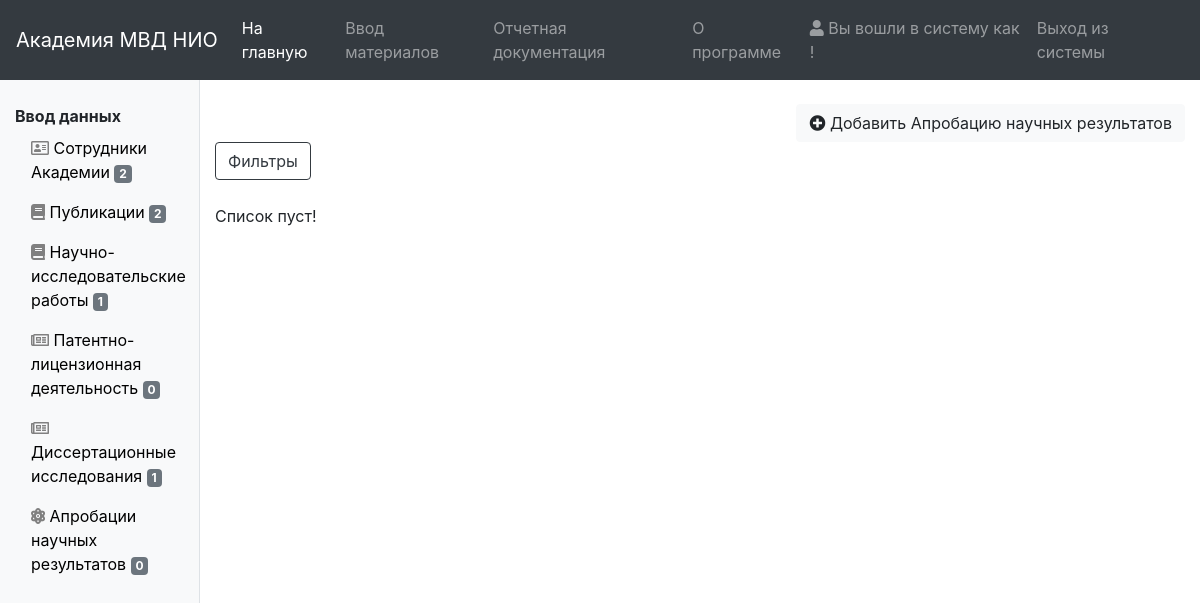
/anr/ (signed in), run on an earlier commit of the app's database.
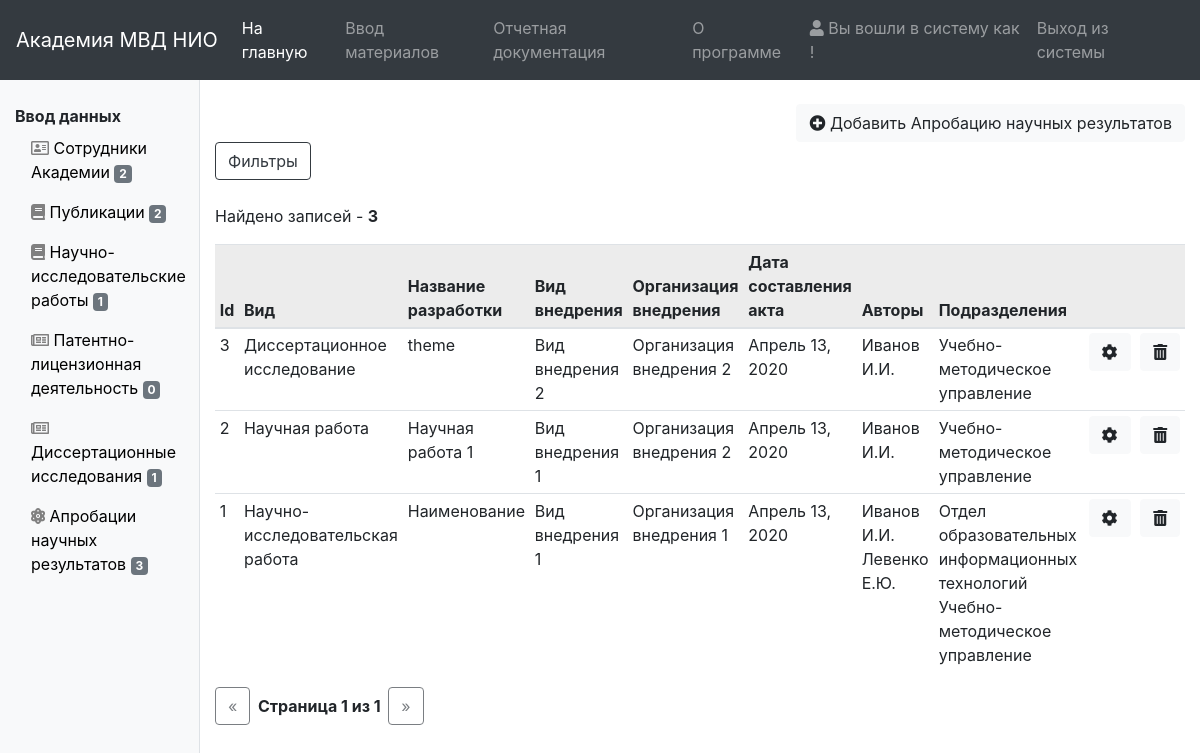
And on a later commit of the database.
### anr/models.py (models this page shows, shortened)
class ANR(models.Model):
    development_kind = models.ForeignKey(DevelopmentKind, on_delete=models.SET_NULL,
                                         verbose_name="Вид внедренной разработки", null=True)
    introduction_kind = models.ForeignKey(IntroductionKind, on_delete=models.SET_NULL, verbose_name="Вид внедрения", null=True)
    introduction_organization = models.ForeignKey(IntroductionOrganization, on_delete=models.CASCADE,
                                                  verbose_name="Организация внедрения")
    approve_date = models.DateField(verbose_name="Дата утверждения акта")
    year = models.IntegerField(verbose_name="Год внедрения", blank=True, null=True)
    half_year = models.CharField(max_length=1, blank=True, null=True, verbose_name="Полугодие внедрения")
    authors = models.ManyToManyField(Author, verbose_name="Авторы")
    subdivisions = models.ManyToManyField(Subdivision, verbose_name="Подразделения разработки")
    is_student_participation = models.BooleanField(verbose_name="Участие обучающихся")
    sciencework = models.ForeignKey(Sciencework, on_delete=models.CASCADE, verbose_name="Научная работа", blank=True, null=True)
    nir = models.ForeignKey(NIR, on_delete=models.CASCADE, verbose_name="Научно-исследовательская работа", blank=True, null=True)
    dissertation = models.ForeignKey(DissertationResearch, on_delete=models.CASCADE, blank=True, null=True,
                                     verbose_name="Диссертационное исследование")
    date_added = models.DateTimeField(blank=True, null=True, verbose_name="Дата и время моследнего изменения")
    user_added = models.ForeignKey(User, on_delete=models.SET_NULL, blank=True, null=True,
                                   verbose_name="Кем внесено/изменено")
    class Meta:
        ordering = ('development_kind',)
        verbose_name = 'Апробация научных результатов'
        verbose_name_plural = 'Апробации научных результатов'
    @property
    def get_development_title(self):
        title = ""
        if str(self.development_kind.kind_title).__contains__("Научная"):
            title = self.sciencework.output_data
        elif str(self.development_kind.kind_title).__contains__("Диссер"):
            title = self.dissertation.dissertation_theme
        elif str(self.development_kind.kind_title).__contains__("Научно-исслед"):
            title = self.nir.nir_title
        return title
    @property
    def get_authors(self):
        result = ""
        for author in self.authors.all():
            result += author.get_full_name
            result += ' '
        return result
    @property
    def get_subdivisions(self):
        result = ""
        for subdivision in self.subdivisions.all():
            result += subdivision.subdivision_name
            result += ' '
        return result

class DevelopmentKind(models.Model):
    kind_title = models.CharField(max_length=255, verbose_name="Вид внедренной разработки")
    def __str__(self):
        return self.kind_title
    class Meta:
        ordering = ('kind_title',)
        verbose_name = 'Вид внедренной разработки'
        verbose_name_plural = 'Виды внедренной разработки'

class IntroductionKind(models.Model):
    introduction_kind_title = models.CharField(max_length=255, verbose_name="Вид внедрения")
    def __str__(self):
        return self.introduction_kind_title
    class Meta:
        ordering = ('introduction_kind_title',)
        verbose_name = 'Вид внедрения'
        verbose_name_plural = 'Виды внедрения'

class IntroductionOrganization(models.Model):
    organization_name = models.CharField(max_length=255, verbose_name="Организация внедрения")
    def __str__(self):
        return self.organization_name
    class Meta:
        ordering = ('organization_name',)
        verbose_name = 'Организация внедрения'
        verbose_name_plural = 'Организации внедрения'

### dissertationresearch/models.py (models this page shows, shortened)
class DissertationResearch(models.Model):
    kind = models.ForeignKey(ResearchKind, on_delete=models.SET_NULL, null=True, verbose_name="Вид исследования")
    status = models.ForeignKey(ResearchStatus, on_delete=models.SET_NULL, null=True, verbose_name="Статус исследователя")
    date_begin = models.IntegerField(verbose_name="Год начала", null=True, blank=True)
    date_end = models.IntegerField(verbose_name="Год окончания", null=True, blank=True)
    date_protect = models.DateField(verbose_name="Дата защиты", null=True, blank=True)
    dissertation_theme = models.TextField(verbose_name="Тема исследования")
    reason = models.ForeignKey(Reason, on_delete=models.SET_NULL, null=True, verbose_name="Основание для проведения исследования")
    result = models.CharField(max_length=255, null=True, blank=True, verbose_name="Результат исследования")
    author = models.ForeignKey(Author, on_delete=models.SET_NULL, related_name="author", null=True, verbose_name="Автор исследования")
    leader = models.ForeignKey(Author, on_delete=models.SET_NULL, related_name="leader", null=True, verbose_name="Научный руководитель")
    leader_subdivision = models.ForeignKey(Subdivision, on_delete=models.SET_NULL, related_name="leader_subdivision", null=True, blank=True,
                                           verbose_name="Подразделение научного руководителя")
    research_place = models.ForeignKey(ResearchPlace, on_delete=models.SET_NULL, null=True, blank=True,
                                       verbose_name="Место проведения исследования")
    research_place_subdivision = models.ForeignKey(Subdivision, on_delete=models.SET_NULL, related_name="research_place_subdivision", null=True, blank=True,
                                                   verbose_name="Подразделение Академии МВД РБ (место проведения)")
    date_added = models.DateTimeField(blank=True, null=True, verbose_name="Дата и время моследнего изменения")
    user_added = models.ForeignKey(User, on_delete=models.SET_NULL, blank=True, null=True,
                                   verbose_name="Кем внесено/изменено")
    class Meta:
        ordering = ('id',)
        verbose_name = 'Диссертационное исследование'
        verbose_name_plural = 'Диссертационные исследования'

### authors/models.py (models this page shows, shortened)
class Author(models.Model):
    subdivision = models.ForeignKey(Subdivision, on_delete=models.SET_NULL, null=True, verbose_name="Подразделение")
    lastname = models.CharField(max_length=100, verbose_name="Фамилия", validators=[name_validator])
    firstname = models.CharField(max_length=100, verbose_name="Имя", validators=[name_validator])
    patronymic = models.CharField(max_length=100, verbose_name="Отчество", validators=[name_validator])
    date_of_birth = models.DateField(blank=True, null=True, verbose_name="Дата рождения")
    rank = models.ForeignKey(Rank, on_delete=models.SET_NULL, blank=True, null=True, verbose_name="Звание")
    position = models.ForeignKey(Position, on_delete=models.SET_NULL, blank=True, null=True, verbose_name="Должность")
    position_date = models.DateField(blank=True, null=True, verbose_name="Дата назначения на должность")
    is_docentvak = models.BooleanField(default=False, verbose_name="Является доцентом ВАК")
    docentvak_date = models.DateField(blank=True, null=True, verbose_name="Дата присовения доцента ВАК")
    is_professor = models.BooleanField(default=False, verbose_name="Является профессором")
    professor_date = models.DateField(blank=True, null=True, verbose_name="Дата присвоения профессороской степени")
    is_candidate = models.BooleanField(default=False, verbose_name="Является кандидатом наук")
    candidate_date = models.DateField(blank=True, null=True, verbose_name="Дата присвоения кандидата наук")
    candidate_title = models.TextField(blank=True, null=True, verbose_name="Название кандидатской диссертации")
    candidate_specialty = models.ForeignKey(Candidatespecialty, on_delete=models.SET_NULL, blank=True, null=True,
                                            verbose_name="Кандидатская специальность")
    is_doctor = models.BooleanField(default=False, verbose_name="Является доктором наук")
    doctor_date = models.DateField(blank=True, null=True, verbose_name="Дата присвоения доктора наук")
    doctor_title = models.TextField(blank=True, null=True, verbose_name="Название докторской диссертации")
    doctor_specialty = models.ForeignKey(Doctorspecialty, on_delete=models.SET_NULL, blank=True, null=True,
                                         verbose_name="Докторская специальность")
    extra_data = models.TextField(blank=True, null=True, verbose_name="Дополнительные данные")
    work_status = models.ForeignKey(Workstatus, on_delete=models.SET_NULL, null=True,
                                    verbose_name="Рабочий статус")
    def __str__(self):
        return self.lastname + ' ' + self.firstname + ' ' + self.patronymic + ' ' + str(self.subdivision)
    class Meta:
        ordering = ('lastname',)
        verbose_name = 'Автор'
        verbose_name_plural = 'Авторы'
    @property
    def get_full_name(self):
        return "{} {}.{}.".format(self.lastname, self.firstname[0], self.patronymic[0])

class Subdivision(models.Model):
    subdivision_name = models.CharField(max_length=255, verbose_name="Наименование подразделения")
    subdivision_short_name = models.CharField(max_length=70, verbose_name="Сокращенное наименование подразделения",
                                              blank=True, null=True)
    group = models.ForeignKey(Subdivisiongroup, on_delete=models.SET_NULL, null=True, verbose_name="Группа подразделений")
    def __str__(self):
        return self.subdivision_name
    class Meta:
        ordering = ('subdivision_name',)
        verbose_name = 'Подразделение'
        verbose_name_plural = 'Подразделения'

### sciencework/models.py (models this page shows, shortened)
class Sciencework(models.Model):
    kind = models.ForeignKey(Publicationkind, on_delete=models.SET_NULL, null=True, verbose_name="Вид научной работы")
    year = models.IntegerField(verbose_name="Год издания")
    half_year = models.CharField(max_length=10, default="Не указано", verbose_name="Полугодие")
    output_data = models.TextField(verbose_name="Выходные данные")
    sheet_count = models.CharField(max_length=100, blank=True, null=True, verbose_name="Количество печатных листов")
    publisher = models.ForeignKey(Publisher, on_delete=models.SET_NULL, blank=True, null=True, verbose_name="Издатель")
    grif = models.ForeignKey(Grif, on_delete=models.SET_NULL, blank=True, null=True, verbose_name="Гриф")
    magazine = models.ForeignKey(Magazine, on_delete=models.SET_NULL, blank=True, null=True, verbose_name="Журнал")
    digest = models.ForeignKey(Digest, on_delete=models.SET_NULL, blank=True, null=True, verbose_name="Сборник статей")
    in_vak = models.BooleanField(blank=True, null=True, verbose_name="Является работой ВАК")
    in_internationals = models.ManyToManyField(InternationalBase,
                                               verbose_name="Входит в международную базу научного цитирования", blank=True)
    interest = models.ForeignKey(Interest, on_delete=models.SET_NULL, blank=True, null=True, verbose_name="В чьих интересах")
    conference = models.ForeignKey(Conference, on_delete=models.SET_NULL, blank=True, null=True,
                                   verbose_name="Конференция")
    work_is_foreignauthors = models.BooleanField(blank=True, null=True, verbose_name="Участие сторонних авторов")
    other_author_count = models.IntegerField(default=0, blank=True, null=True, verbose_name="Количество сторонних авторов")
    sciencework_student_participation = models.BooleanField(blank=True, null=True, default=False,
                                                            verbose_name="Участие обучающихся")
    authors = models.ManyToManyField(Author, verbose_name="Авторы")
    subdivisions = models.ManyToManyField(Subdivision, verbose_name="Подразделения")
    subspecies = models.ForeignKey(Subspecies, on_delete=models.SET_NULL, blank=True, null=True,
                                   verbose_name="Подвид учебного издания")
    org_founder = models.ForeignKey(Orgfounder, on_delete=models.SET_NULL, blank=True, null=True,
                                    verbose_name="Организация учредитель сборника")
    date_added = models.DateTimeField(blank=True, null=True, verbose_name="Дата и время моследнего изменения")
    user_added = models.ForeignKey(User, on_delete=models.SET_NULL, blank=True, null=True,
                                   verbose_name="Кем внесено/изменено")
    class Meta:
        ordering = ('kind',)
        verbose_name = 'Научная работа'
        verbose_name_plural = 'Научная работа'

### nir/models.py (models this page shows, shortened)
class NIR(models.Model):
    nir_title = models.TextField()
    reason = models.ManyToManyField(ReasonNIR, verbose_name="Основания для проведения")
    plan_item = models.CharField(max_length=255, blank=True, null=True, verbose_name="Пункт плана для проведения")
    start_date = models.DateField(blank=True, null=True, verbose_name="Дата начала")
    end_date = models.DateField(blank=True, null=True, verbose_name="Дата окончания")
    result = models.ForeignKey(ResearchResults, on_delete=models.SET_NULL, blank=True, null=True,
                               verbose_name="Результат проведения НИР")
    approve_date = models.DateField(blank=True, null=True, verbose_name="Дата утверждения акта")
    authors = models.ManyToManyField(Author, verbose_name="Авторы НИР")
    subdivisions = models.ManyToManyField(Subdivision, verbose_name="Подразделения НИР")
    nir_leader = models.ForeignKey(Author, related_name="nir_leader", on_delete=models.SET_NULL, null=True, blank=True,
                                   verbose_name="Научный руководитель")
    leader_subdivision = models.ForeignKey(Subdivision, related_name='nir_leader_subdivision', on_delete=models.SET_NULL, null=True, blank=True,
                                           verbose_name="Подразделение научного руководителя")
    date_added = models.DateTimeField(blank=True, null=True, verbose_name="Дата и время моследнего изменения")
    user_added = models.ForeignKey(User, on_delete=models.SET_NULL, blank=True, null=True,
                                   verbose_name="Кем внесено/изменено")
    class Meta:
        ordering = ('nir_title',)
        verbose_name = 'Научно-исследовательская работа'
        verbose_name_plural = 'Научно-исследовательские работы'

### anr/views.py (the view)
# urls.py: path('', login_required(views.anr_list), name='list'),
def anr_list(request):
    f = ANRFilter(request.GET, queryset=ANR.objects.all().order_by('-pk'))
    paginator = Paginator(f.qs, 50)
    page = request.GET.get('page')
    anrs = paginator.get_page(page)
    return render(request, 'anr/anr_list.html', {'list': anrs,
                                                 'filter': f,
                                                 })

### anr/templates/anr/anr_list.html (shortened to what this page needs)
{% extends "base_list.html" %}
{% load url_replace %}
{% load static %}
{% block add_button %}
    <a href="{% url 'anr:add' %}" class="btn btn-light"><i class="fas fa-plus-circle"></i> Добавить Апробацию научных результатов</a>
{% endblock %}
{% block list %}
    <table class="table table-sm">
        <thead class="table-active">
        <tr>
            <th scope="col">Id</th>
            <th scope="col">Вид</th>
            <th scope="col">Название разработки</th>
            <th scope="col">Вид внедрения</th>
            <th scope="col">Организация внедрения</th>
            <th scope="col">Дата составления акта</th>
            <th scope="col">Авторы</th>
            <th scope="col">Подразделения</th>
            <th scope="col"></th>
            <th scope="col"></th>
        </tr>
        </thead>
        <tbody>
        {% for anr in list %}
            <tr>
                <td>{{ anr.id }}</td>
                <td>{{ anr.development_kind }}</td>
                <td>{{ anr.get_development_title }}</td>
                <td>{{ anr.introduction_kind }}</td>
                <td>{{ anr.introduction_organization }}</td>
                <td>{{ anr.approve_date }}</td>
                <td>{{ anr.get_authors }}</td>
                <td>{{ anr.get_subdivisions }}</td>
                <td><a href="{% url 'anr:update' anr.id %}" class="btn btn-light"><i class="fas fa-cog"></i></a></td>
                <td><a href="{% url 'anr:delete' anr.id %}" class="btn btn-light"><i class="fas fa-trash-alt"></i></a></td>
            </tr>
        {% endfor %}
        </tbody>
    </table>
{% endblock %}

What changed in the data, as far as the page shows it:
added ANR: id "3", development_kind "Диссертационное исследование", get_development_title "theme", introduction_kind "Вид внедрения 2", introduction_organization "Организация внедрения 2", approve_date "Апрель 13, 2020", get_authors "Иванов И.И.", get_subdivisions "Учебно-методическое управление"
added ANR: id "2", development_kind "Научная работа", get_development_title "Научная работа 1", introduction_kind "Вид внедрения 1", introduction_organization "Организация внедрения 2", approve_date "Апрель 13, 2020", get_authors "Иванов И.И.", get_subdivisions "Учебно-методическое управление"
added ANR: id "1", development_kind "Научно-исследовательская работа", get_development_title "Наименование", introduction_kind "Вид внедрения 1", introduction_organization "Организация внедрения 1", approve_date "Апрель 13, 2020", get_authors "Иванов И.И. Левенко Е.Ю.", get_subdivisions "Отдел образовательных информационных технологий Учебно-методическое управление"
Also different on the page:
{{ anr_count }}: "0" → "3"
{{ filter.qs|length }}: (not shown) → "3"
{{ list.number }}: (not shown) → "1"
{{ list.paginator.num_pages }}: (not shown) → "1"
text no longer shown: "Список пуст!"
text now shown: "Найдено записей - Id Вид Название разработки Вид внедрения Организация внедрения Дата составления акта Авторы Подразделения « Страница из »"
